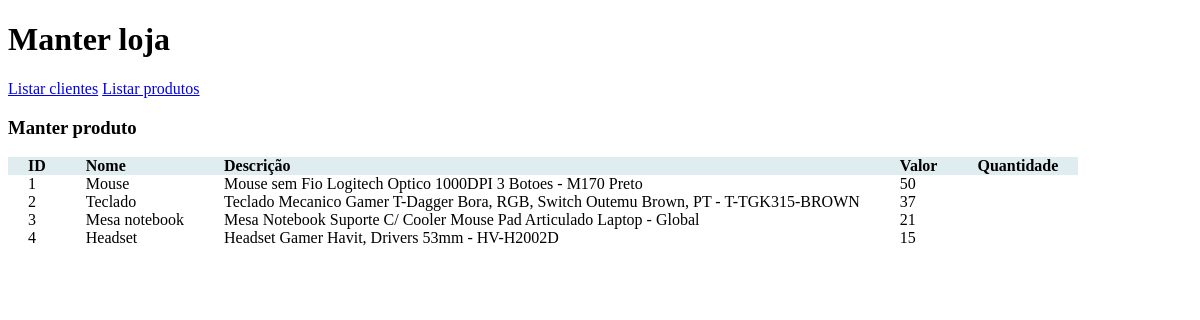
Screenshot of /produto/findall/ with the database file from the repository.
### tables this page shows
CREATE TABLE produto(
    id integer PRIMARY KEY AUTOINCREMENT NOT NULL,
    nome text NOT NULL,
    descricao text NOT NULL,
    preco FLOAT NOT NULL,
    quantidade integer NOT NULL
);

### webapp/routes.py (the view)
@app.route("/produto/findall/")
def findallProduto():
    from manter.dao import DaoProduto
    dao = DaoProduto()
    produtos = dao.findall()
    return render_template("produto.html", produtos=produtos)

### manter/dao.py (called while the page is built)
    def findall(self): # R
        from manter.database import Database
        conn = Database.get_connection()
        res = conn.execute(
            "SELECT * FROM produto"
        )
        return res.fetchall()

### manter/database.py (called while the page is built)
    @staticmethod
    def get_connection():
        connection = sqlite3.connect(DB_FILE)
        return connection

### webapp/templates/produto.html
{% extends "layout.html" %}
{% block content %}
<div class="page">
<h3>Manter produto</h3>
    <div class="dataviewPro">
        <div class="th">ID</div>
        <div class="th">Nome</div>
        <div class="th">Descrição</div>
        <div class="th">Valor</div>
        <div class="th">Quantidade</div>
    {% for pro in produtos %}
        <div> {{ pro[0] }} </div>
        <div> {{ pro[1] }} </div>
        <div> {{ pro[2] }} </div>
        <div> {{ pro[4] }} </div>
        <div> {{ pro[5] }} </div>
    {% endfor %}
    </div>
</div>
{% endblock %}

### webapp/static/site.css (style rules this page uses)
div.dataviewPro { display: grid; grid-template-columns: repeat(5, max-content); }
div.dataviewPro div.th { font-weight: bold; background: #dfedf0; }
div.dataviewPro div { padding: 0 20px; }

### rows the page displays
produto: id "1", nome "Mouse", descricao "Mouse sem Fio Logitech Optico 1000DPI 3 Botoes - M170 Preto", quantidade "50"
produto: id "2", nome "Teclado", descricao "Teclado Mecanico Gamer T-Dagger Bora, RGB, Switch Outemu Brown, PT - T-TGK315-BROWN", quantidade "37"
produto: id "3", nome "Mesa notebook", descricao "Mesa Notebook Suporte C/ Cooler Mouse Pad Articulado Laptop - Global", quantidade "21"
produto: id "4", nome "Headset", descricao "Headset Gamer Havit, Drivers 53mm - HV-H2002D", quantidade "15"
